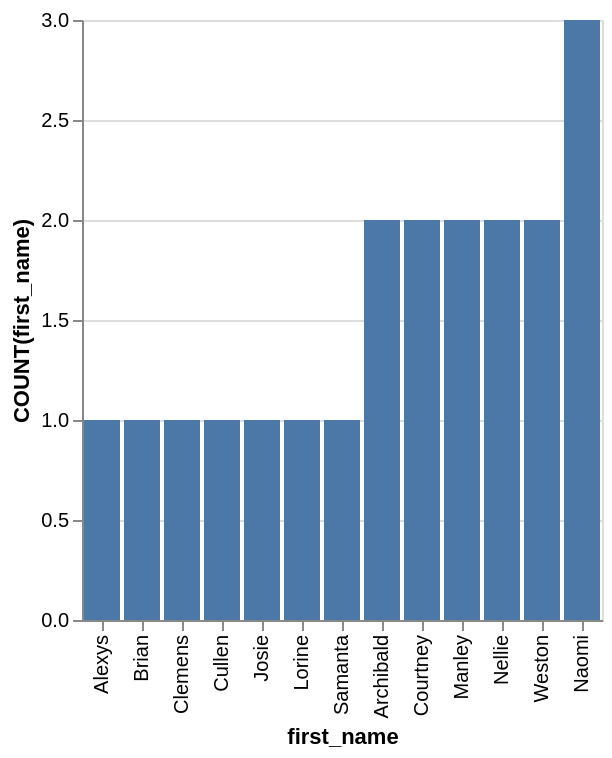

Vega-Lite specification stored for this chart:
### Vega-Lite specification from a JSON file in a GitHub repository (floating-point values rounded to 4 significant figures)
{"data": {"values": [{"x_data": "Alexys", "y_data": 1}, {"x_data": "Brian", "y_data": 1}, {"x_data": "Clemens", "y_data": 1}, {"x_data": "Cullen", "y_data": 1}, {"x_data": "Josie", "y_data": 1}, {"x_data": "Lorine", "y_data": 1}, {"x_data": "Samanta", "y_data": 1}, {"x_data": "Archibald", "y_data": 2}, {"x_data": "Courtney", "y_data": 2}, {"x_data": "Manley", "y_data": 2}, {"x_data": "Nellie", "y_data": 2}, {"x_data": "Weston", "y_data": 2}, {"x_data": "Naomi", "y_data": 3}]}, "mark": "bar", "encoding": {"x": {"field": "x_data", "type": "nominal", "title": "first_name", "sort": {"op": "sum", "field": "y_data", "order": "ascending"}}, "y": {"field": "y_data", "type": "quantitative", "title": "COUNT(first_name)"}}}
